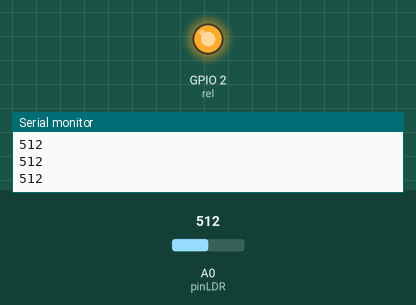
Simulated run of this sketch. Board: ESP8266 (NodeMCU). On the bench: output pins drawn as LEDs (lit = HIGH), the last lines printed to the serial monitor. The test bench sets the inputs (shaded band); at power-on: A0 (pinLDR) = 512. WiFi joins after 1.5 s; servers stay silent unless stated.

Above: at 3.0 s.
3.1 s: A0 (pinLDR) set to 193
4.6 s: A0 (pinLDR) set to 162
At 5.2 s:
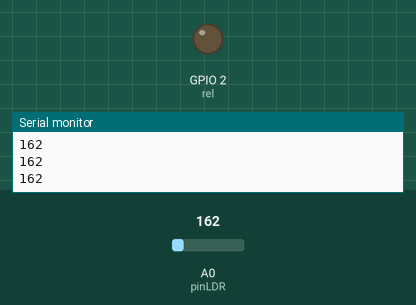
6.1 s: A0 (pinLDR) set to 190
At 6.5 s:
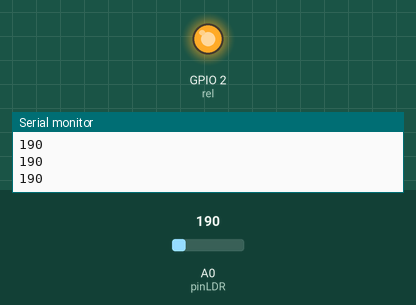
7.6 s: A0 (pinLDR) set to 170
At 8.8 s:
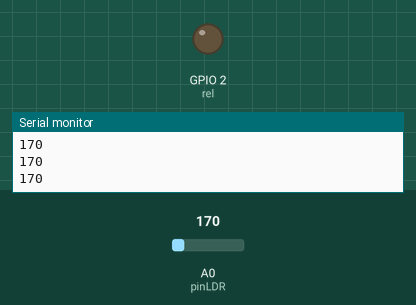
Timing chart, 0 to 10.1 s (numbered marks = the images above; inputs shaded):
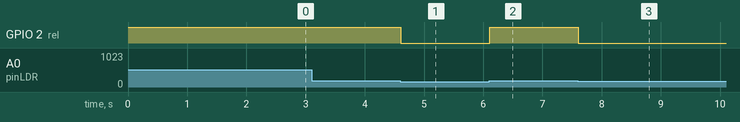

The sketch:

code.ino
```cpp
/* IoT Project Blynk Smart Street Lighting */

#define BLYNK_PRINT Serial
#include <ESP8266WiFi.h>
#include <BlynkSimpleEsp8266.h>

char auth[] = "XXXX";               // masukkan kode autentikasi disini
char ssid[] = "Veendy-Suseno";      //nama wifi
char pass[] = "Admin12345";         //password

int pinLDR = A0;
int rel = 2; // Pemilihan Pin D4
int lampuON = LOW;
int lampuOFF = HIGH;
int nilai;
int kondisi = 0;

void setup() {
    Serial.begin(9600);
    pinMode(rel, OUTPUT);
    digitalWrite(rel, lampuOFF);
    Blynk.begin(auth, ssid, pass);
    }

void loop(){
    nilai = analogRead(pinLDR);
    Serial.println(nilai);
    if (nilai < 180 && kondisi == 0){  //Apabila Cahaya Redup
        digitalWrite(rel, lampuON);
        Blynk.notify("Lampu Jalan Hidup!");
        kondisi = 1;
    }
    if (nilai > 180 && kondisi == 1){  //Apabila Cahaya Terang
        digitalWrite(rel, lampuOFF);
        Blynk.notify("Lampu Jalan Mati!");
        kondisi = 0;
    }
    Blynk.run();
}
```

Measured:
- the behaviour switches between 180 and 179 on A0 (pinLDR) (found by bisection; images 0 and 1)
- after the input at 4.6 s, GPIO 2 (rel): HIGH → LOW at once
- after the input at 6.1 s, GPIO 2 (rel): LOW → HIGH at once
- after the input at 7.6 s, GPIO 2 (rel): HIGH → LOW at once
